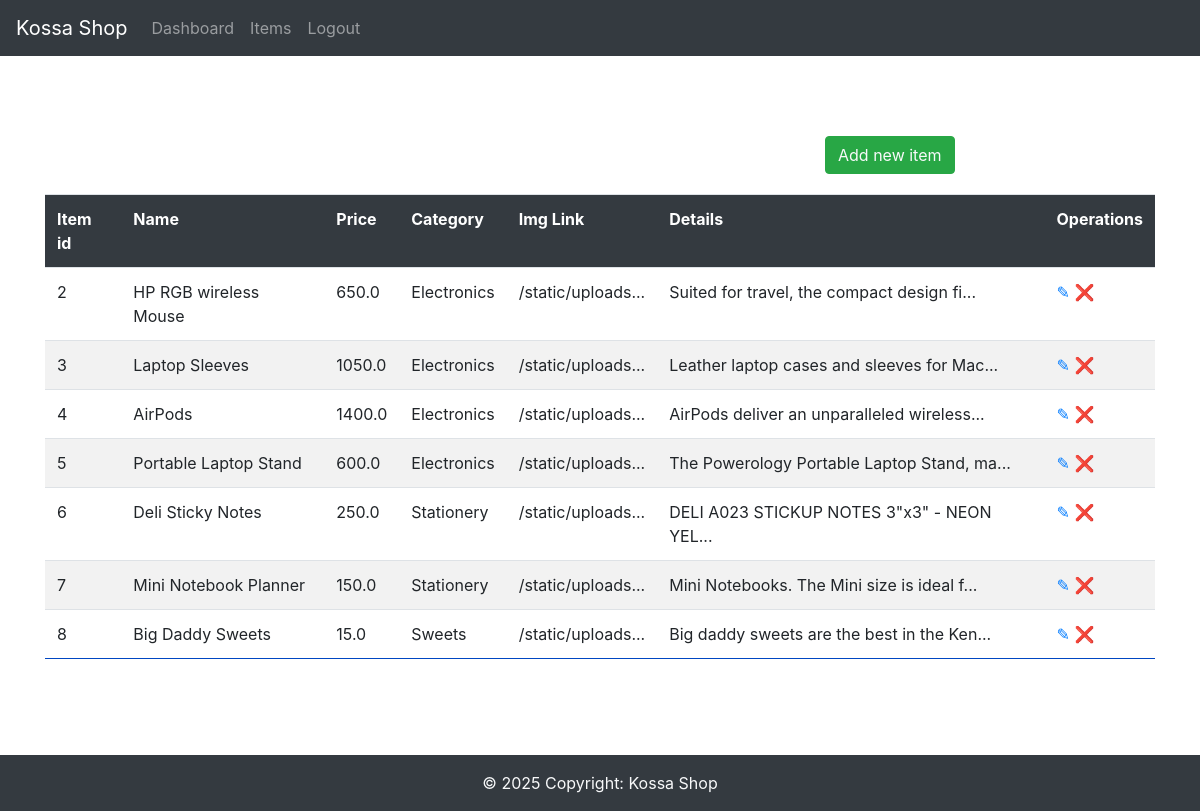
The page /admin/items (signed in) on the database as committed earlier.
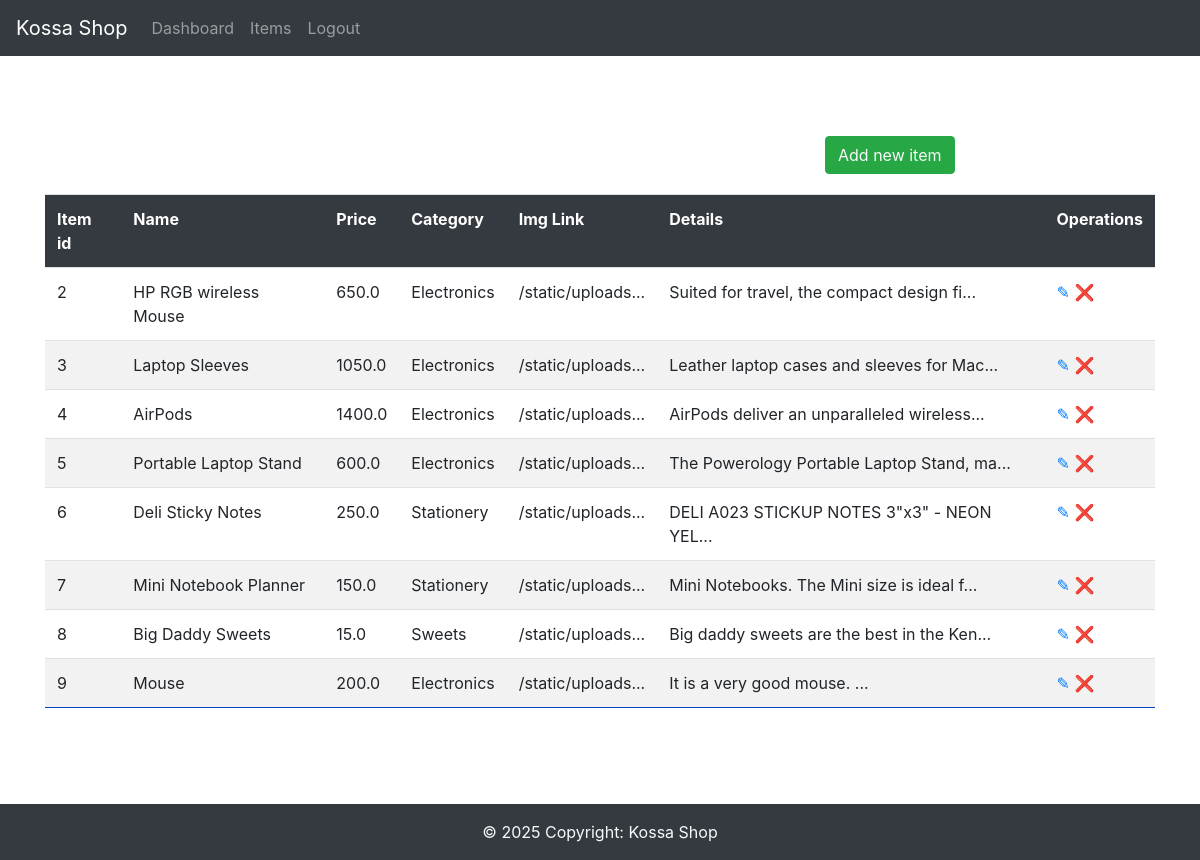
The same page on the database as committed later.
### app/db_models.py (models this page shows)
class Item(db.Model):
    __tablename__ = "items"
    id = db.Column(db.Integer, primary_key=True)
    name = db.Column(db.String(100), nullable=False)
    price = db.Column(db.Float, nullable=False)
    category = db.Column(db.Text, nullable=False)
    image = db.Column(db.String(250), nullable=False)
    details = db.Column(db.String(250), nullable=False)
    price_id = db.Column(db.String(250), nullable=False)
    orders = db.relationship("Ordered_item", backref="item")
    in_cart = db.relationship("Cart", backref="item")

### app/funcs.py (the view)
	def wrapper(*args, **kwargs):
		if current_user.is_authenticated and current_user.admin == 1:
			return func(*args, **kwargs)
		else:
			return "You are not Authorized to access this URL."

### app/__init__.py (called while the page is built)
@app.context_processor
def inject_now():
	return {'now': datetime.utcnow()}

@login_manager.user_loader
def load_user(user_id):
	return User.query.get(user_id)

### app/admin/routes.py (called while the page is built)
@admin.route('/items')
@admin_only
def items():
    items = Item.query.all()
    return render_template("admin/items.html", items=items)

### app/funcs.py (called while the page is built)
def admin_only(func):
	def wrapper(*args, **kwargs):
		if current_user.is_authenticated and current_user.admin == 1:
			return func(*args, **kwargs)
		else:
			return "You are not Authorized to access this URL."
	wrapper.__name__ = func.__name__
	return wrapper

### app/admin/templates/admin/items.html (shortened to what this page needs)
{% extends "admin/base.html" %}
{% block content %}
    {% if not items %}
		<div class="flash-error">No items have been registered yet.</div>
		<div class="add-new btn-success btn">
			<a href="{{ url_for('admin.add') }}" class="text-light">Add new item</a>
		</div>
	{% else %}
    <div class="add-new btn-success btn">
        <a href="{{ url_for('admin.add') }}" class="text-light">Add new item</a>
    </div>
    <table class="table table-striped">
        <tr>
            <th>Item id</th>
            <th>Name</th>
			<th>Price</th>
			<th>Category</th>
			<th>Img Link</th>
            <th>Details</th>
            <th>Operations</th>
        </tr>
    {% for item in items %}
        <tr>
            <td>{{ item.id }}</td>
            <td>{{ item.name }}</td>
			<td>{{ item.price }}</td>
			<td>{{ item.category }}</td>
			<td>{{ item.image[:15] }}...</td>
            <td>{{ item.details[:40] | safe }}...</td>
			<td>
                <a href="{{ url_for('admin.edit', type='item', id=item.id) }}">&#9998;</a>
				<a href="{{ url_for('admin.delete', id=item.id) }}">&#10060;</a>
			</td>
        </tr>
    {% endfor %}
    </table>
	{% endif %}
{% endblock %}

### app/admin/templates/admin/base.html (shortened to what this page needs)
{% import "bootstrap/wtf.html" as wtf %}
<!DOCTYPE html>
<html lang="en">
  <head>
    <link rel="stylesheet" href="https://maxcdn.bootstrapcdn.com/bootstrap/4.0.0/css/bootstrap.min.css">
    <link rel="stylesheet" type="text/css" href="{{ url_for('admin.static', filename='styles.css') }}">
  </head>
  <body>
    <nav class="navbar navbar-expand-lg navbar-dark bg-dark">
      <a class="navbar-brand" href="{{ url_for('home') }}">Kossa Shop</a>
      <div class="collapse navbar-collapse" id="navbarNav">
        <ul class="navbar-nav">
          <li class="nav-item">
            <a class="nav-link" href="{{ url_for('admin.dashboard') }}">Dashboard</a>
          </li>
          {% if not current_user.is_authenticated %}
            <li class="nav-item">
              <a class="nav-link" href="{{ url_for('login') }}">Login</a>
            </li>
            <li class="nav-item">
              <a class="nav-link" href="{{ url_for('register') }}">Register</a>
            </li>
          {% else %}
            <li class="nav-item">
              <a class="nav-link" href="{{ url_for('admin.items') }}">Items</a>
            </li>
            <li class="nav-item">
              <a class="nav-link" href="{{ url_for('logout') }}">Logout</a>
            </li>
          {% endif %}
        </ul>
      </div>
    </nav>
    <div class="container">
      <div class="main">
        {% block content %}
        {% endblock %}
      </div>
    </div>
    <footer class="bg-dark text-center text-lg-start text-light">
      <div class="text-center p-3">
        © {{ now.year }} Copyright:
        Kossa Shop
      </div>
    </footer>
  </body>
</html>

### app/admin/static/styles.css (style rules this page uses)
.main { padding: 10vh 0; }
table { margin: 0 auto; }
table th { color: white; background-color: #343a40; padding: 15px; }
table tr { border-bottom:1px solid #0046C2; }
table td, th { padding:5px 30px; }
.add-new { margin-left:65vw; margin-bottom:20px; }

Rows that differ between the two databases and show on the page:
added Item: id "9", name "Mouse", price "200.0", category "Electronics", image "/static/uploads", details "It is a very good mouse."
